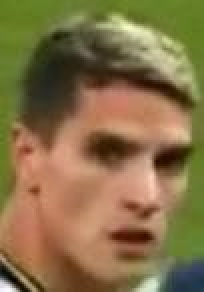
#> input picture Digital-Image-Processing-main/OpenCV-Python Tutorials Documentation Book/images/tot2.jpg, 102 x 146 px (shown 2 times larger)
$ jupyter execute Chapter_1509.ipynb   (older library calls are emulated)
#> lines starting #> are read from the running program, lines starting #| are printed output that depends on the picture
[cell 1]
import cv2
import numpy as np
from matplotlib import pyplot as plt

[cell 2]
img1=cv2.imread('images/tot2.jpg',0) # queryImage
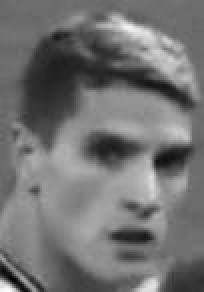
#> img1: shape (146, 102) (shown 2 times larger); min 0, max 252, mean 114.2
img2=cv2.imread('images/tot1.jpg',0) # trainImage
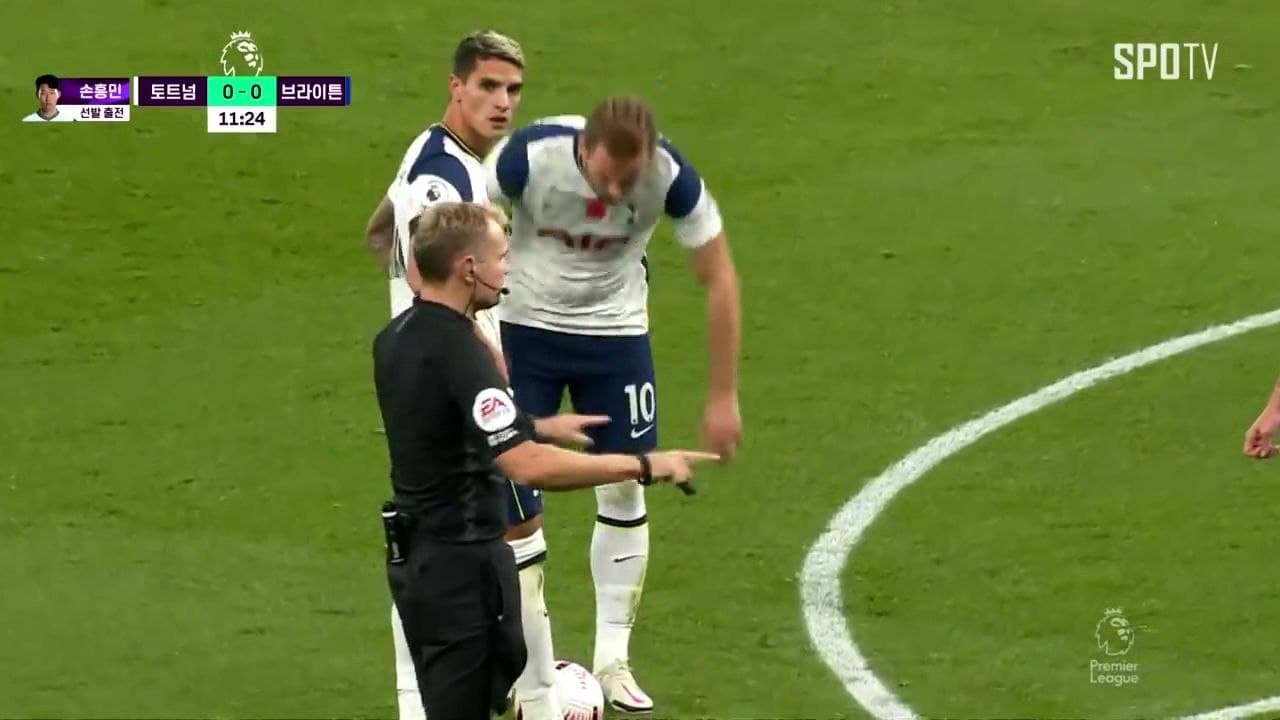
#> input picture Digital-Image-Processing-main/OpenCV-Python Tutorials Documentation Book/images/tot1.jpg, 1280 x 720 px
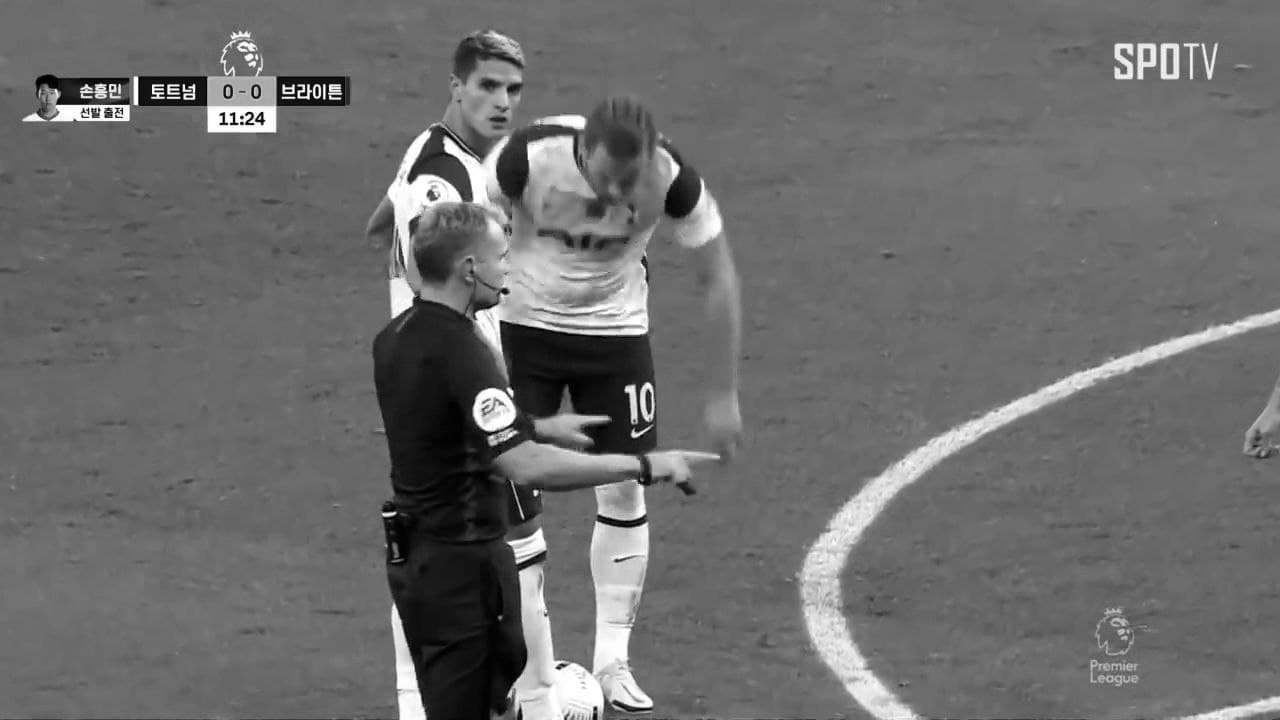
#> img2: shape (720, 1280); min 0, max 255, mean 107.9

# Initiate SIFT detector
#sift = cv2.SIFT()
sift = cv2.xfeatures2d.SIFT_create()
# find the keypoints and descriptors with SIFT
kp1, des1 = sift.detectAndCompute(img1, None)
#> kp1 = 68 keypoints; strongest (x, y, size): (84, 79, 9.7), (54, 75, 12.1), (7, 140, 3.5), (72, 40, 9.7)
kp2, des2 = sift.detectAndCompute(img2, None)
#> kp2 = 1741 keypoints; strongest (x, y, size): (242, 117, 2.3), (242, 123, 2.2), (223, 114, 3), (233, 114, 3.1)

[cell 3]
img1v = cv2.drawKeypoints(img1, kp1, img1, flags=cv2.DRAW_MATCHES_FLAGS_DRAW_RICH_KEYPOINTS) #,flags=cv2.DRAW_MATCHES_FLAGS_DRAW_RICH_KEYPOINTS
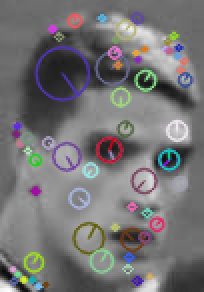
#> img1v: shape (146, 102, 3) (shown 2 times larger); mean of channels 0, 1, 2 116.6, 115.5, 116.6; drawn as B, G, R
img2v = cv2.drawKeypoints(img2, kp2, img2, flags=cv2.DRAW_MATCHES_FLAGS_DRAW_RICH_KEYPOINTS)
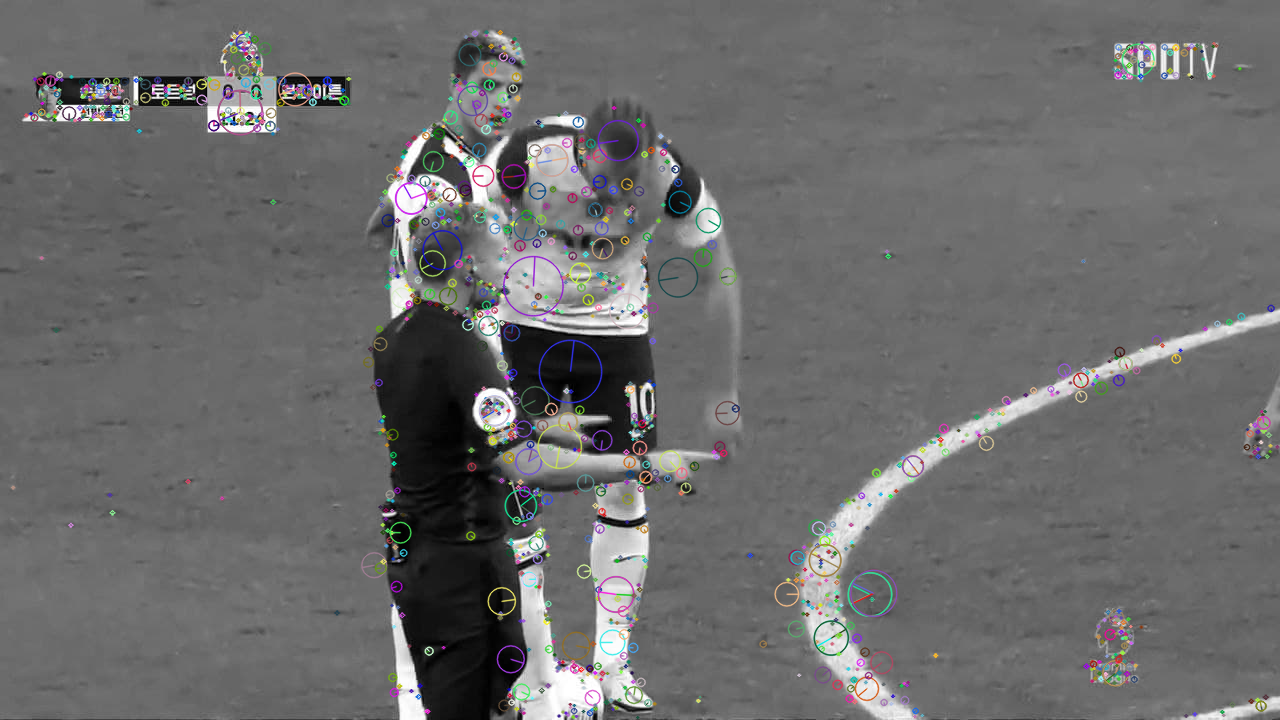
#> img2v: shape (720, 1280, 3); mean of channels 0, 1, 2 107.8, 107.6, 107.7; drawn as B, G, R
plt.figure(figsize = (30,26))
plt.subplot(1,2,1), plt.imshow(img1v)
plt.subplot(1,2,2), plt.imshow(img2v)
plt.show()

[cell 4]
print(kp1[0])
#> (printed output is left out)

[cell 5]
# BFMatcher with default params
bf = cv2.BFMatcher()
matches = bf.knnMatch(des1, des2, k=2)
#> matches = 68 matches
# Apply ratio test
good = []

[cell 6]
good = []
for m,n in matches:
    #print(m.distance, n.distance)
    if m.distance < 0.85*n.distance:
        good.append([m])
#> this loop made 68 passes
#> after the loop, good = 46 matches

print(len(good))
#| 46

[cell 7]
# cv2.drawMatchesKnn expects list of lists as matches.
img3 = cv2.drawMatchesKnn(img1,kp1,img2,kp2,good,None,flags=2)
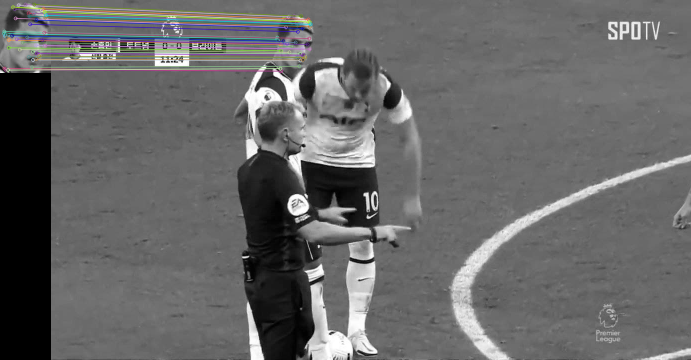
#> img3: shape (720, 1382, 3) (shown at 1/2 size); mean of channels 0, 1, 2 102.6, 102.5, 102.5; drawn as B, G, R
